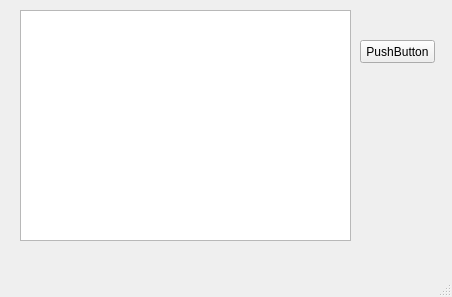
<?xml version="1.0" encoding="UTF-8"?>
<ui version="4.0">
 <class>MainWindow</class>
 <widget class="QMainWindow" name="MainWindow">
  <property name="geometry">
   <rect>
    <x>0</x>
    <y>0</y>
    <width>452</width>
    <height>297</height>
   </rect>
  </property>
  <property name="windowTitle">
   <string>MainWindow</string>
  </property>
  <widget class="QWidget" name="centralwidget">
   <widget class="QPushButton" name="pushButton">
    <property name="geometry">
     <rect>
      <x>360</x>
      <y>40</y>
      <width>75</width>
      <height>23</height>
     </rect>
    </property>
    <property name="text">
     <string>PushButton</string>
    </property>
   </widget>
   <widget class="QGraphicsView" name="graphicsView">
    <property name="geometry">
     <rect>
      <x>20</x>
      <y>10</y>
      <width>331</width>
      <height>231</height>
     </rect>
    </property>
   </widget>
  </widget>
  <widget class="QMenuBar" name="menubar">
   <property name="geometry">
    <rect>
     <x>0</x>
     <y>0</y>
     <width>452</width>
     <height>23</height>
    </rect>
   </property>
  </widget>
  <widget class="QStatusBar" name="statusbar"/>
 </widget>
 <resources/>
 <connections/>
</ui>
